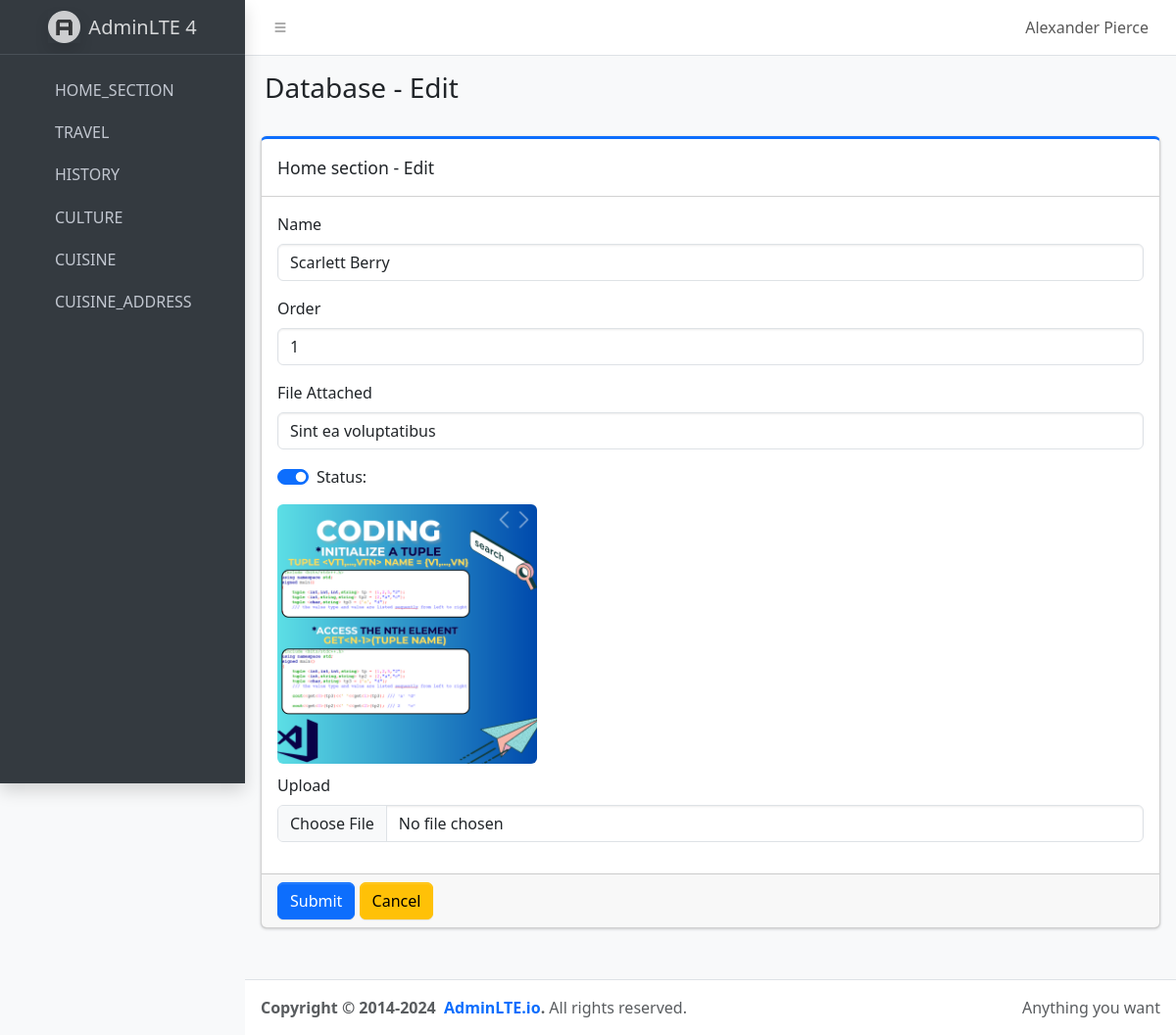
Page /BACKEND/pages/cuisine-ingredient/edit.php?id=426 on the committed database.
### tables this page shows
CREATE TABLE IF NOT EXISTS `home_section` (
  `id` int NOT NULL AUTO_INCREMENT,
  `name` varchar(50) NOT NULL,
  `image` varchar(255) DEFAULT NULL,
  `url` varchar(255) NOT NULL,
  `status` tinyint NOT NULL DEFAULT '1',
  `order` int NOT NULL DEFAULT '1',
  `created_at` datetime DEFAULT NULL,
  `updated_at` datetime DEFAULT NULL,
  PRIMARY KEY (`id`),
  UNIQUE KEY `id` (`id`)
);

### BACKEND/class/Database.php (called while the page is built, shortened)
<?php
class Database
{
    protected $connect;
    protected $databaseName;
    protected $resultQuery;
    public function __construct($initServer)
    {
        $link = mysqli_connect($initServer['server'], $initServer['username'], $initServer['password']);
        if (!$link) {
            die('Number of fail connect: ' . mysqli_connect_errno());
        } else {
            $this->connect = $link;
            $this->databaseName = $initServer['database'];
        }
    }
    public function setDatabase($databaseName = null)
    {
        if ($databaseName != null) {
            $this->databaseName = $databaseName;
        }
        mysqli_select_db($this->connect, $this->databaseName);
    }
    public function query($stringQuery)
    {
        $this->resultQuery = mysqli_query($this->connect, $stringQuery);
        return $this->resultQuery;
    }
    public function recordSingleRowResult($queryResult = null)
    {
        $recordRow = [];
        $queryString = ($queryResult == null ? $this->resultQuery : $this->query($queryResult));
        if (mysqli_num_rows($queryString) > 0) {
            $recordRow = mysqli_fetch_assoc($queryString);
        }
        return $recordRow;
    }
}

### BACKEND/class/HomeSection.php (called while the page is built, shortened)
<?php
require_once 'Database.php';
class HomeSection extends Database
{
    protected $table;
    public function __construct($initServer)
    {
        $this->table = 'home_section';
        $this->imageFolderName = 'home-section';
    }
    public function getItem($id = null)
    {
        $getQuery = 'SELECT * FROM ' . $this->table . ' WHERE `id` = ' . $id;
        $arrayResult = parent::recordSingleRowResult($getQuery);
        return $arrayResult;
    }
}

### BACKEND/pages/cuisine-ingredient/edit.php (the view, shortened to what this page needs)
<?php
require_once '../../class/Database.php';
require_once '../../define/databaseConfig.php';
require_once '../../class/HomeSection.php';
require_once '../../class/Form.php';
$id = '';
$objHomeSection = new HomeSection($initServer);
if (isset($_GET['id'])) {
  $id = $_GET['id'];
}
$arrayGetInitialValue = $objHomeSection->getItem($id);
$params = $arrayGetInitialValue;
$editName = Form::input("text", "name", "Name", $params['name'] ?? '');
$editOrder = Form::input("text", "order", "Order", $params['order'] ?? '');
$editURL = Form::input("text", "url", "File Attached", $params['url'] ?? '');
$leadPath = $params['image'] ? '../../assets/images/home-section/'.$params['image'] : '';
?>
<!doctype html>
<html lang="en">
<head>
  <?php require_once '../../elements/head.php'; ?>
</head>
<body class="layout-fixed sidebar-expand-lg bg-body-tertiary">
  <div class="app-wrapper">
    <?php require_once '../../elements/navbar.php'; ?>
    <?php require_once '../../elements/sidebar.php'; ?>
    <main class="app-main">
      <div class="app-content-header">
        <div class="container-fluid">
          <div class="row">
            <div class="col-sm-6">
              <h3 class="mb-0">Database - Edit</h3>
            </div>
          </div>
        </div>
      </div>
      <div class="card-body m-3">
        <div class="card card-primary card-outline mb-4">
          <div class="card-header">
            <div class="card-title">Home section - Edit</div>
          </div>
          <form action="" method="POST" enctype="multipart/form-data">
            <div class="card-body">
              <?= $editName ?>
              <?= $editOrder ?>
              <?= $editURL ?>
              <div class="form-check form-switch mb-3">
                <label class="form-check-label" for="switch-status">Status: </label>
                <input class="form-check-input" type="checkbox" role="switch" name="status" <?= $params['status'] ? 'checked' : '' ?>>
              </div>
              <div style="margin: 10px 0 10px 0; width: 30%; height: auto;">
                <img src="<?= $leadPath ?>" id="image-display-preview" class="w-100 h-100 rounded">
              </div>
              <div class="mb-3">
                <label class="form-label">Upload</label>
                <input type="file" class="form-control" name="image" id="input-upload-preview">
              </div>
            </div>
            <div class="card-footer">
              <input type="submit" class="btn btn-primary" name="submit" value="Submit">
              <a type="button" class="btn btn-warning" href="./index.php">Cancel</a>
            </div>
          </form>
        </div>
      </div>
    </main>
    <?php require_once '../../elements/footer.php'; ?>
  </div>
</body>
</html>

### BACKEND/class/Form.php (shortened to what this page needs)
<?php
class Form
{
    public static function input($type, $name = '', $label = '', $value = '')
    {
        if (!empty($label)) {
            $label = sprintf('<label class="form-label">%s</label>', $label);
        }
        $xhtml = sprintf('<div class = "mb-3">
                            %s
                            <input type = "%s" value="%s" class = "form-control" name = "%s">
                        </div>', $label, $type, $value, $name);
        return $xhtml;
    }
}

### BACKEND/assets/css/custom.css (style rules this page uses)
* { margin: 0; padding: 0; box-sizing: border-box; }

### BACKEND/assets/css/imageDisplay.css (style rules this page uses)
* { margin: 0; padding: 0; box-sizing: border-box; }

### rows in the picture
home_section: name "Scarlett Berry", order "1", url "Sint ea voluptatibus", status "☑", image (picture)

### other values in the picture
$label "Name Order File Attached"
